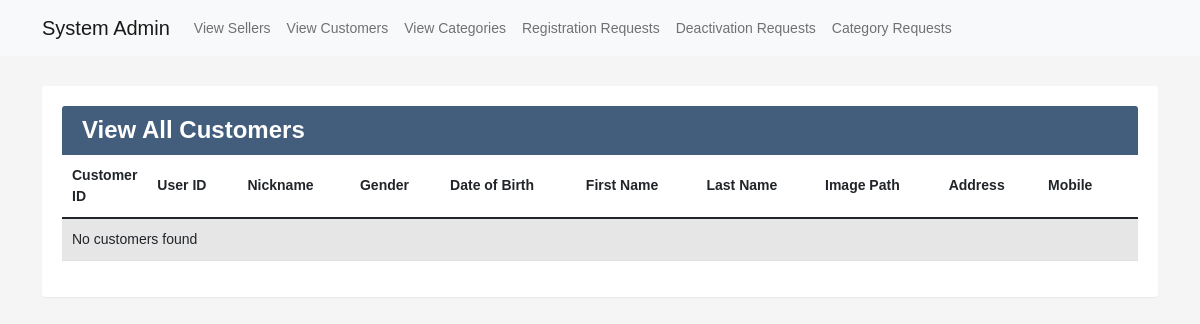
/admin/view_customer.php, run on an earlier commit of the app's database.
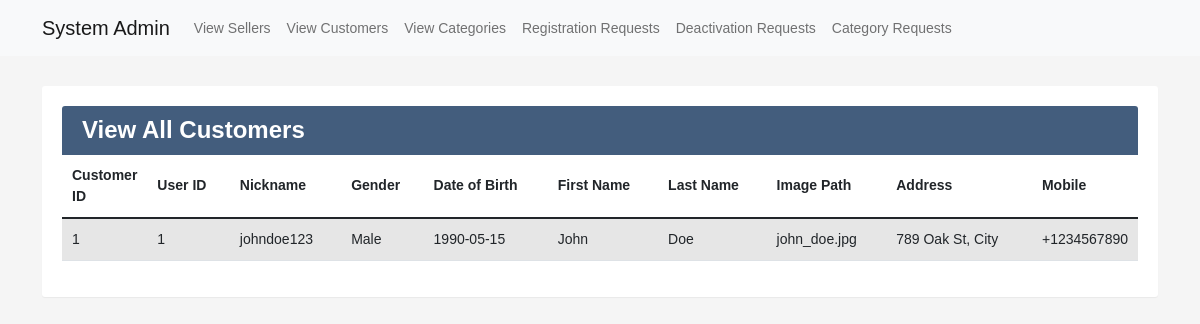
And on a later commit of the database.
### tables this page shows
CREATE TABLE `Customers` (
  `customer_id` INT PRIMARY KEY AUTO_INCREMENT,
  `user_id` INT,
  `nickname` VARCHAR(15),
  `gender` VARCHAR(10),
  `date_of_birth` DATE,
  `first_name` VARCHAR(255),
  `last_name` VARCHAR(255),
  `image_path` VARCHAR(255),
  `address` TEXT,
  `mobile` VARCHAR(20)
);

### entity/db.php (called while the page is built, shortened)
<?php
class Db {
    private $connection;
    private $ssl;
    public function __construct() {
        $this->servername = "icloth.mysql.database.azure.com";
        $this->username = "iclothfyp";
        $this->password = "Fyp123!@#";
        $this->dbname = "eComDB";
        $this->ssl = dirname(__FILE__) . '/../SSL_cert/DigiCertGlobalRootCA.crt.pem';
    }
    private function connect() {
        $this->connection = mysqli_init();
        mysqli_ssl_set($this->connection, NULL, NULL, $this->ssl, NULL, NULL);
    }
    public function query($sql, $params = []) {
        if (!empty($params)) {
            $stmt = $this->connection->prepare($sql);
            if (!$stmt) {
                die("ERROR: Preparing failed. " . $this->connection->error);
            }
            $stmt->bind_param(str_repeat('s', count($params)), ...$params);
            $executed = $stmt->execute();
            if (!$executed) {
                die("ERROR: Execution failed. " . $stmt->error);
            }
            if ($result = $stmt->get_result()) {
                return $result;
            } else {
                return $stmt->affected_rows;
            }
        } else {
            $result = $this->connection->query($sql);
            if ($result === true) {
                return $this->connection->affected_rows;
            } else {
                return $result;
            }
        }
    }
}
?>

### controller/AdminController.php (called while the page is built, shortened)
<?php
include __DIR__ . "/../entity/admin.php";
class AdminController {
    private $admin;
    public function __construct() {
        $this->admin = new Admin();
    }
    public function getAllCustomers() {
        return $this->admin->getAllCustomers();
    }
}
?>

### entity/admin.php (called while the page is built, shortened)
<?php
include __DIR__ . "/../entity/db.php";
class Admin
{
    private $db;
    public function __construct()
    {
        $this->db = new Db();
    }
    public function getAllCustomers()
    {
        $sql = "SELECT * FROM Customers";
        $result = $this->db->query($sql);
        $customers = [];
        if ($result->num_rows > 0) {
            while ($row = $result->fetch_assoc()) {
                $customers[] = $row;
            }
        }
        return $customers;
    }
}
?>

### admin/view_customer.php (the view)
<?php
include "admin_header.php";
include __DIR__ . "/../controller/AdminController.php";
$adminController = new AdminController();
$customers = $adminController->getAllCustomers();
?>
<!DOCTYPE html>
<html lang="en">
<head>
</head>
<body>
    <div class="container">
        <div class="table-wrapper">
            <div class="table-title">
                <div class="row">
                    <div class="col-sm-6">
                        <h2><b>View All Customers</b></h2>
                    </div>
                </div>
            </div>
            <table class="table table-striped table-hover">
                <thead>
                    <tr>
                        <th>Customer ID</th>
                        <th>User ID</th>
                        <th>Nickname</th>
                        <th>Gender</th>
                        <th>Date of Birth</th>
                        <th>First Name</th>
                        <th>Last Name</th>
                        <th>Image Path</th>
                        <th>Address</th>
                        <th>Mobile</th>
                    </tr>
                </thead>
                <tbody>
                    <?php
                    if (!empty($customers)) {
                        foreach ($customers as $customer) {
                            echo "<tr>";
                            echo "<td>" . $customer["customer_id"] . "</td>";
                            echo "<td>" . $customer["user_id"] . "</td>";
                            echo "<td>" . $customer["nickname"] . "</td>";
                            echo "<td>" . $customer["gender"] . "</td>";
                            echo "<td>" . $customer["date_of_birth"] . "</td>";
                            echo "<td>" . $customer["first_name"] . "</td>";
                            echo "<td>" . $customer["last_name"] . "</td>";
                            echo "<td>" . $customer["image_path"] . "</td>";
                            echo "<td>" . $customer["address"] . "</td>";
                            echo "<td>" . $customer["mobile"] . "</td>";
                            echo "</tr>";
                        }
                    } else {
                        echo "<tr><td colspan='10'>No customers found</td></tr>";
                    }
                    ?>
                </tbody>
            </table>
        </div>
    </div>
</body>
</html>

### admin/admin_header.php (shortened to what this page needs)
<!DOCTYPE html>
<html lang="en">
<head>
    <link rel="stylesheet" href="../css/bootstrap.min.css">
    <link rel="stylesheet" href="../css/fontawesome.min.css">
</head>
<body>
    <nav class="navbar navbar-expand-lg navbar-light bg-light">
        <div class="container">
            <a class="navbar-brand" href="#">System Admin</a>
            <div class="collapse navbar-collapse" id="navbarNav">
                <ul class="navbar-nav">
                    <li class="nav-item"><a class="nav-link" href="view_seller.php">View Sellers</a></li>
                    <li class="nav-item"><a class="nav-link" href="view_customer.php">View Customers</a></li>
                    <li class="nav-item"><a class="nav-link" href="view_category.php">View Categories</a></li>
                    <li class="nav-item"><a class="nav-link" href="view_registration_request.php">Registration Requests</a></li>
                    <li class="nav-item"><a class="nav-link" href="view_deactivation_request.php">Deactivation Requests</a></li>
                    <li class="nav-item"><a class="nav-link" href="handle_category_request.php">Category Requests</a></li>
                </ul>
            </div>
        </div>
    </nav>
</body>
</html>

### admin/admin_header.php (style rules this page uses)
body { font-family: Arial, sans-serif; font-size: 14px; background: #f5f5f5; color: #333; }
.table-wrapper { background: #fff; padding: 20px; margin: 30px 0; border-radius: 3px; box-shadow: 0 1px 1px rgba(0, 0, 0, 0.05); }
.table-title { padding-bottom: 15px; background: #435d7d; color: #fff; padding: 10px 20px; border-radius: 3px 3px 0 0; }
.table-title h2 { margin: 0; font-size: 24px; }
table.table { width: 100%; border-collapse: collapse; border-spacing: 0; }
table.table th, table.table td { padding: 10px; vertical-align: middle; text-align: left; }
table.table th:first-child, table.table td:first-child { width: 60px; }
table.table th:last-child, table.table td:last-child { width: 100px; }
table.table-striped tbody tr:nth-child(odd) { background-color: #f2f2f2; }

What changed in the data, as far as the page shows it:
added customers: customer_id "1", user "1", nickname "johndoe123", gender "Male", date_of_birth "1990-05-15", first_name "John", last_name "Doe", image_path "john_doe.jpg", address "789 Oak St, City", mobile "+1234567890"
Also different on the page:
text no longer shown: "No customers found"
